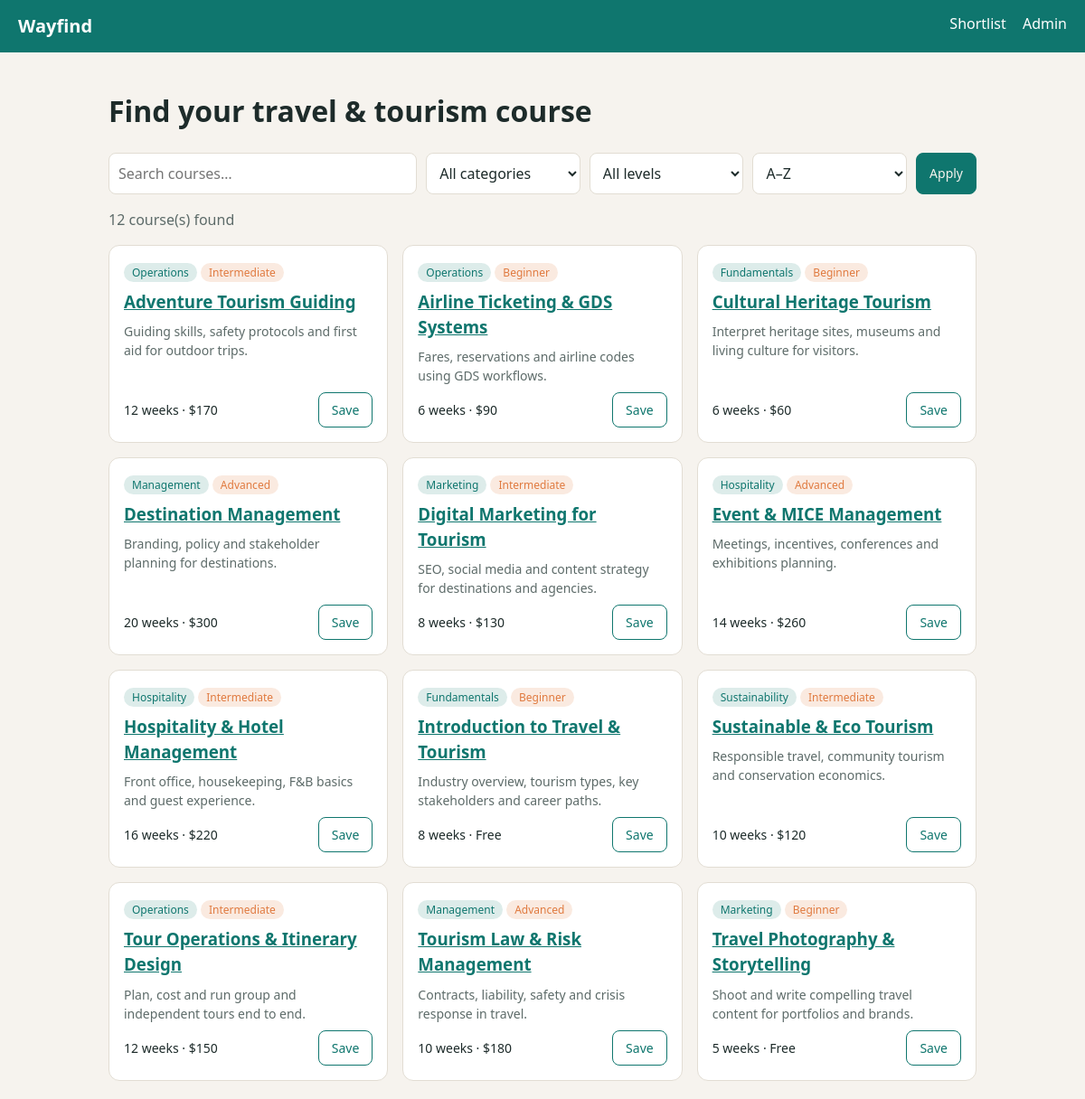
The page / on the database its author committed.
### tables this page shows
CREATE TABLE courses(
        id INTEGER PRIMARY KEY, title TEXT NOT NULL, category TEXT NOT NULL,
        level TEXT NOT NULL, weeks INTEGER NOT NULL, fee INTEGER NOT NULL, description TEXT NOT NULL);

### app.py (the view)
@app.route("/")
def index():
    q = request.args.get("q", "").strip()
    cat = request.args.get("category", "")
    lvl = request.args.get("level", "")
    sort = SORTS.get(request.args.get("sort", "title"), "title")
    sql, args = "SELECT * FROM courses WHERE 1=1", []
    if q:
        sql += " AND (title LIKE ? OR description LIKE ? OR category LIKE ?)"
        args += [f"%{q}%"] * 3
    if cat: sql += " AND category=?"; args.append(cat)
    if lvl: sql += " AND level=?"; args.append(lvl)
    sql += f" ORDER BY {sort}"
    courses = db().execute(sql, args).fetchall()
    cats = [r[0] for r in db().execute("SELECT DISTINCT category FROM courses ORDER BY 1")]
    return render_template("index.html", courses=courses, cats=cats, q=q, cat=cat, lvl=lvl,
                           sort=request.args.get("sort", "title"), saved=session.get("saved", []))

### app.py (called while the page is built)
def db():
    if "db" not in g:
        g.db = sqlite3.connect(DB)
        g.db.row_factory = sqlite3.Row
    return g.db

### templates/index.html
{% extends "base.html" %}{% block content %}
<h1>Find your travel &amp; tourism course</h1>
<form class="controls" method="get">
  <input name="q" value="{{ q }}" placeholder="Search courses…">
  <select name="category"><option value="">All categories</option>{% for x in cats %}<option {{ 'selected' if x==cat }}>{{ x }}</option>{% endfor %}</select>
  <select name="level"><option value="">All levels</option>{% for x in ['Beginner','Intermediate','Advanced'] %}<option {{ 'selected' if x==lvl }}>{{ x }}</option>{% endfor %}</select>
  <select name="sort">{% for k,l in [('title','A–Z'),('weeks','Shortest'),('fee','Lowest fee')] %}<option value="{{k}}" {{ 'selected' if k==sort }}>{{ l }}</option>{% endfor %}</select>
  <button class="btn on">Apply</button>
</form>
<p class="muted">{{ courses|length }} course(s) found</p>
<div class="grid">{% for c in courses %}{% include "_card.html" %}{% else %}<p class="muted">No courses match.</p>{% endfor %}</div>
{% endblock %}

### templates/_card.html
<article class="card">
  <div><span class="tag">{{ c.category }}</span> <span class="tag lvl">{{ c.level }}</span></div>
  <h3><a href="{{ url_for('course', cid=c.id) }}">{{ c.title }}</a></h3>
  <p>{{ c.description }}</p>
  <div class="row"><span>{{ c.weeks }} weeks · {{ '$%d' % c.fee if c.fee else 'Free' }}</span>
  <form method="post" action="{{ url_for('save', cid=c.id) }}"><button class="btn {{ 'on' if c.id in saved }}">{{ 'Saved ✓' if c.id in saved else 'Save' }}</button></form></div>
</article>

### static/style.css (style rules this page uses)
:root { --bg:#f6f3ee;--s:#fff;--t:#1d2b2a;--m:#5d6b69;--a:#0f766e;--o:#e07a3f;--b:#e2ddd3;color-scheme:light dark }
* { box-sizing:border-box }
body { margin:0;background:var(--bg);color:var(--t);font:16px/1.5 system-ui,sans-serif }
a { color:var(--a) }
.controls { display:grid;grid-template-columns:2fr 1fr 1fr 1fr auto;gap:10px }
input,select,textarea { padding:10px;border:1px solid var(--b);border-radius:8px;background:var(--s);color:var(--t);font:inherit;width:100% }
.grid { display:grid;gap:16px;grid-template-columns:repeat(auto-fill,minmax(280px,1fr)) }
.card { background:var(--s);border:1px solid var(--b);border-radius:12px;padding:16px;display:flex;flex-direction:column;gap:8px }
.card h3 { margin:0 }
.card p { margin:0;color:var(--m);font-size:14px }
.row { display:flex;justify-content:space-between;align-items:center;margin-top:auto;font-size:14px }
.tag { font-size:12px;padding:2px 9px;border-radius:99px;background:color-mix(in srgb,var(--a) 14%,transparent);color:var(--a) }
.tag.lvl { background:color-mix(in srgb,var(--o) 16%,transparent);color:var(--o) }
.btn { border:1px solid var(--a);background:transparent;color:var(--a);padding:8px 14px;border-radius:8px;cursor:pointer;font:inherit;font-size:14px }
.btn.on { background:var(--a);color:var(--bg) }
.muted { color:var(--m) }

### rows shown on the page
courses: category "Operations", level "Intermediate", title "Adventure Tourism Guiding", description "Guiding skills, safety protocols and first aid for outdoor trips.", weeks "12", fee "$170", id "Save"
courses: category "Operations", level "Beginner", title "Airline Ticketing & GDS Systems", description "Fares, reservations and airline codes using GDS workflows.", weeks "6", fee "$90", id "Save"
courses: category "Fundamentals", level "Beginner", title "Cultural Heritage Tourism", description "Interpret heritage sites, museums and living culture for visitors.", weeks "6", fee "$60", id "Save"
courses: category "Management", level "Advanced", title "Destination Management", description "Branding, policy and stakeholder planning for destinations.", weeks "20", fee "$300", id "Save"
courses: category "Marketing", level "Intermediate", title "Digital Marketing for Tourism", description "SEO, social media and content strategy for destinations and agencies.", weeks "8", fee "$130", id "Save"
courses: category "Hospitality", level "Advanced", title "Event & MICE Management", description "Meetings, incentives, conferences and exhibitions planning.", weeks "14", fee "$260", id "Save"
courses: category "Hospitality", level "Intermediate", title "Hospitality & Hotel Management", description "Front office, housekeeping, F&B basics and guest experience.", weeks "16", fee "$220", id "Save"
courses: category "Fundamentals", level "Beginner", title "Introduction to Travel & Tourism", description "Industry overview, tourism types, key stakeholders and career paths.", weeks "8", fee "Free", id "Save"
courses: category "Sustainability", level "Intermediate", title "Sustainable & Eco Tourism", description "Responsible travel, community tourism and conservation economics.", weeks "10", fee "$120", id "Save"
courses: category "Operations", level "Intermediate", title "Tour Operations & Itinerary Design", description "Plan, cost and run group and independent tours end to end.", weeks "12", fee "$150", id "Save"
courses: category "Management", level "Advanced", title "Tourism Law & Risk Management", description "Contracts, liability, safety and crisis response in travel.", weeks "10", fee "$180", id "Save"
courses: category "Marketing", level "Beginner", title "Travel Photography & Storytelling", description "Shoot and write compelling travel content for portfolios and brands.", weeks "5", fee "Free", id "Save"

### other values the page prints
{{ courses|length }} "12"
form field sort "A–Z"
